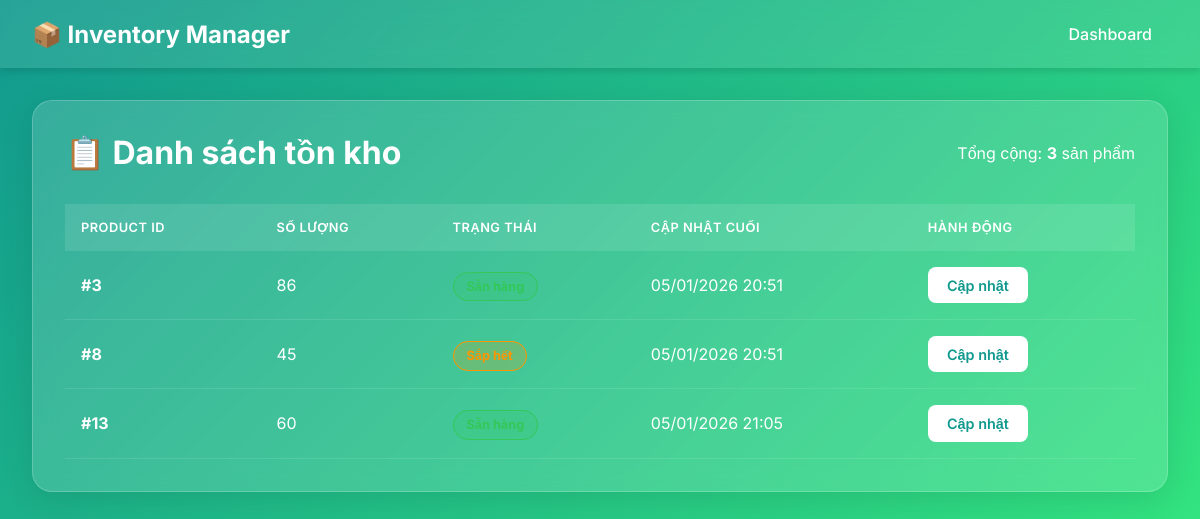
The app's page /, older data.
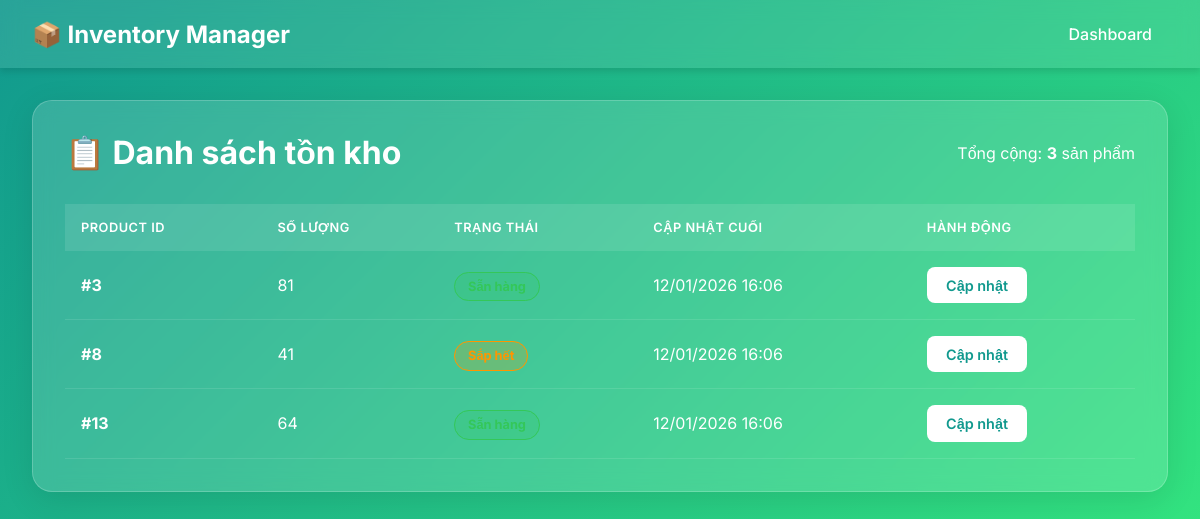
The same page, newer data.
### inventory/models.py (models this page shows, shortened)
class Inventory(models.Model):
    product_id = models.IntegerField(unique=True, verbose_name='Product ID')
    quantity = models.PositiveIntegerField(
        default=0,
        validators=[MinValueValidator(0)],
        verbose_name='Quantity'
    )
    created_at = models.DateTimeField(auto_now_add=True, verbose_name='Created At')
    updated_at = models.DateTimeField(auto_now=True, verbose_name='Updated At')
    class Meta:
        verbose_name = 'Inventory'
        verbose_name_plural = 'Inventories'
        ordering = ['product_id']

### inventory/views.py (the view)
# urls.py: path('', InventoryDashboardView.as_view(), name='inventory_dashboard'),
class InventoryDashboardView(View):
    def get(self, request):
        inventories = Inventory.objects.all()
        return render(request, 'dashboard.html', {'inventories': inventories})

### templates/dashboard.html (shortened to what this page needs)
{% extends 'base.html' %}
{% block content %}
<div class="card">
    <div class="header-section">
        <h1 class="title">📋 Danh sách tồn kho</h1>
        <div class="stats">
            Tổng cộng: <strong>{{ inventories|length }}</strong> sản phẩm
        </div>
    </div>
    <table>
        <thead>
            <tr>
                <th>Product ID</th>
                <th>Số lượng</th>
                <th>Trạng thái</th>
                <th>Cập nhật cuối</th>
                <th>Hành động</th>
            </tr>
        </thead>
        <tbody>
            {% for item in inventories %}
            <tr>
                <td><strong>#{{ item.product_id }}</strong></td>
                <td>{{ item.quantity }}</td>
                <td>
                    {% if item.quantity > 50 %}
                    <span class="badge badge-success">Sẵn hàng</span>
                    {% elif item.quantity > 0 %}
                    <span class="badge badge-warning">Sắp hết</span>
                    {% else %}
                    <span class="badge badge-danger">Hết hàng</span>
                    {% endif %}
                </td>
                <td>{{ item.updated_at|date:"d/m/Y H:i" }}</td>
                <td>
                    <a href="{% url 'inventory_update_page' item.product_id %}" class="btn btn-primary">
                        Cập nhật
                    </a>
                </td>
            </tr>
            {% empty %}
            <tr>
                <td colspan="5" style="text-align: center; padding: 3rem;">
                    Chưa có dữ liệu tồn kho.
                </td>
            </tr>
            {% endfor %}
        </tbody>
    </table>
</div>
{% endblock %}

Row changes from the older to the newer data that the page shows:
changed Inventory (number 1 of 3 on the later page): quantity "86" → "81"; updated_at "05/01/2026 20:51" → "12/01/2026 16:06"
changed Inventory (number 2 of 3 on the later page): quantity "45" → "41"; updated_at "05/01/2026 20:51" → "12/01/2026 16:06"
changed Inventory (number 3 of 3 on the later page): quantity "60" → "64"; updated_at "05/01/2026 21:05" → "12/01/2026 16:06"
